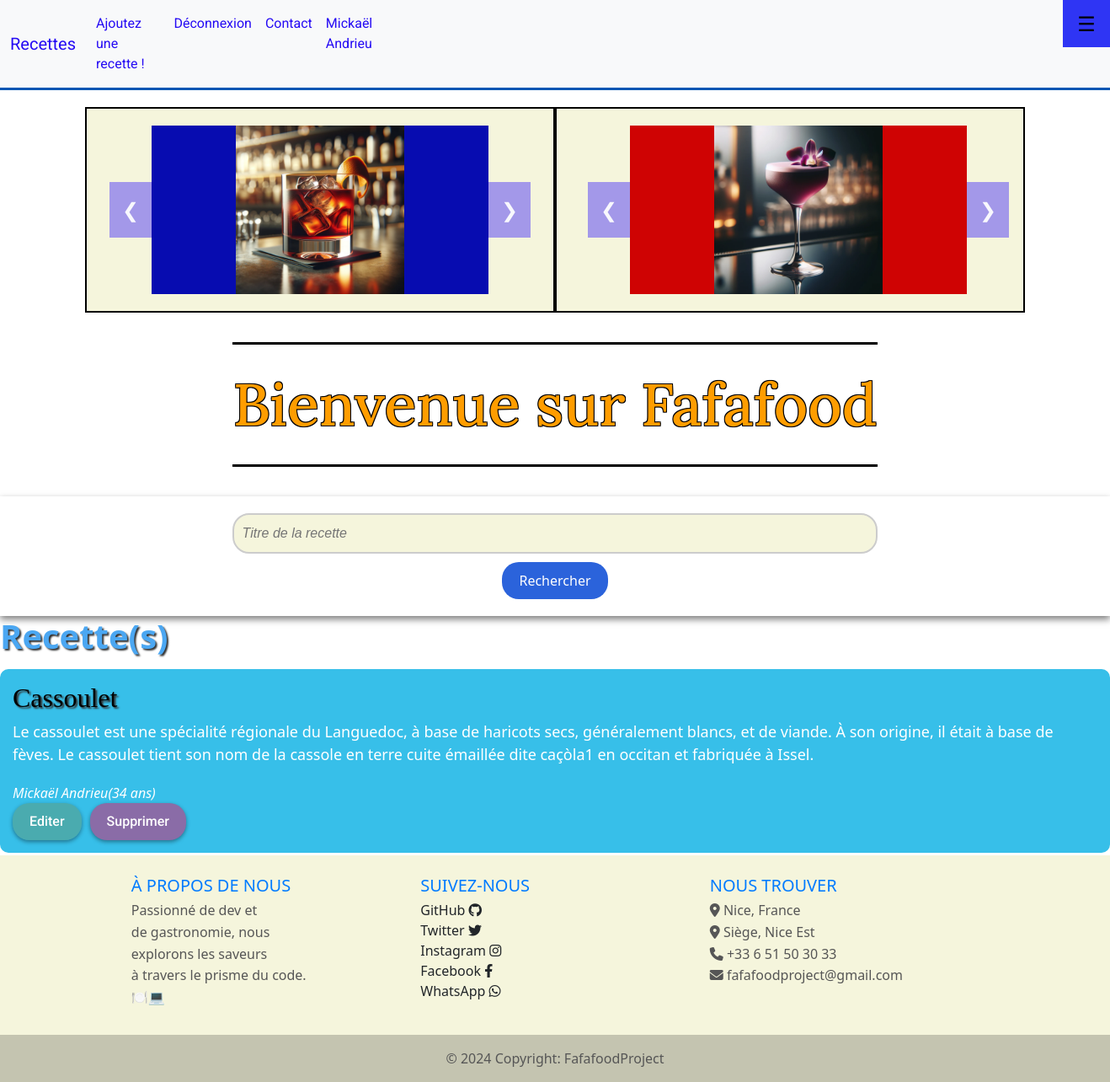
/View/Pages/Acceuil/index.php (signed in), run on the app's committed database.
### tables this page shows
CREATE TABLE IF NOT EXISTS `users` (
    `user_id` int(11) NOT NULL AUTO_INCREMENT,
    `full_name` varchar(64) NOT NULL,
    `email` varchar(255) NOT NULL,
    `password` varchar(255) NOT NULL,
    `age` INT NOT NULL,
    PRIMARY KEY (`user_id`)
    );

CREATE TABLE IF NOT EXISTS `recipes` (
    `recipe_id` int(11) NOT NULL AUTO_INCREMENT,
    `title` varchar(128) NOT NULL,
    `recipe` TEXT NOT NULL,
    `author` varchar(255) NOT NULL,
    `is_enabled` BOOLEAN NOT NULL,
    PRIMARY KEY (`recipe_id`)
    );

### Model/variables.php (called while the page is built)
<?php
$mysqlClient = new PDO(
    sprintf('mysql:host=%s;dbname=%s;port=%s;charset=utf8', MYSQL_HOST, MYSQL_NAME, MYSQL_PORT),
    MYSQL_USER,
    MYSQL_PASSWORD
);
$usersStatement = $mysqlClient->prepare('SELECT * FROM users');
$usersStatement->execute();
$users = $usersStatement->fetchAll();
$recipesStatement = $mysqlClient->prepare('SELECT * FROM recipes WHERE is_enabled is TRUE');
$recipesStatement->execute();
$recipes = $recipesStatement->fetchAll();

### Control/functions.php (called while the page is built, shortened)
<?php
require_once __DIR__ . '\..\Model\variables.php';
function displayAuthor(string $authorEmail, array $users): string
{
    foreach ($users as $user) {
        if ($authorEmail === $user['email']) {
            return $user['full_name'] . '(' . $user['age'] . ' ans)';
        }
    }
    return 'Auteur inconnu';
}
function displayUserfullname(string $authorEmail, array $users): string
{
    foreach ($users as $user) {
        if ($authorEmail === $user['email']) {
            return $user['full_name'];
        }
    }
    return 'Auteur inconnu';
}

### View/Pages/Acceuil/index.php (the view, shortened to what this page needs)
<?php
require_once __DIR__ . '\..\..\..\Model\variables.php';
require_once __DIR__ . '\..\..\..\Control\functions.php';
?>
<!DOCTYPE html>
<html lang="en">
<head>
    <link rel="stylesheet" href="\Fafafood\View\Pages\Acceuil\index.css">
</head>
<?php require_once __DIR__ . '\..\..\header\header_template.php'; ?>
<body class="corps <?php echo isset($_COOKIE['theme']) && $_COOKIE['theme'] === 'dark' ? 'dark-mode' : ''; ?>">
    <div class="container">
        <div class="slider-container left-slider">
            <?php include_once __DIR__ . '\..\..\Pages\Acceuil\slider_publicitaire\slider_plats\slider.php'; ?>
        </div>
        <div class="slider-container right-slider">
            <?php include_once __DIR__ . '\..\..\Pages\Acceuil\slider_publicitaire\slider_boissons\slider.php'; ?>
        </div>
    </div>
    <h1 class="bvn">Bienvenue sur Fafafood</h1>
    <div>
        <div class="search-container">
                <form method="GET" action="">
                    <input type="text" name="search" placeholder="Titre de la recette">
                    <button type="submit">Rechercher</button>
                </form>
            </div>
        <h1 class="recipes">Recette(s)</h1>
        <?php
        if (isset($_GET['search']) && !empty($_GET['search'])) {
            $search = $_GET['search'];
            $filteredRecipes = filterRecipesByTitle($recipes, $search);
            foreach ($filteredRecipes as $recipe) :
        ?>
            <article>
                <h3>
                    <a href="\Fafafood\View\Pages\Recettes\Lecture\recipes_read.php?id=<?php echo $recipe['recipe_id']; ?>">
                        <h2>
                            <?php echo $recipe['title']; ?>
                        </h2>
                    </a>
                </h3>
                <div class="description"><?php echo $recipe['recipe']; ?></div>
                <i><?php echo displayAuthor($recipe['author'], $users); ?></i>
                <?php if (isset($_SESSION['LOGGED_USER']) && $recipe['author'] === $_SESSION['LOGGED_USER']['email']):?>
                    <div class="button-group">
                        <a class="btn-edite" href="\Fafafood\View\Pages\Recettes\Mise_a_jour\recipes_update.php?id=<?php echo $recipe['recipe_id']; ?>">Editer</a>
                        <a class="btn-deletee" href="\Fafafood\View\Pages\Recettes\Suppression\recipes_delete.php?id=<?php echo $recipe['recipe_id']; ?>">Supprimer</a>
                    </div>
                <?php endif; ?>
            </article>
        <?php
            endforeach;
        } else {
            foreach ($recipes as $recipe) :
        ?>
            <article>
                <h3>
                    <a href="\Fafafood\View\Pages\Recettes\Lecture\recipes_read.php?id=<?php echo $recipe['recipe_id']; ?>">
                        <h2>
                            <?php echo $recipe['title']; ?>
                        </h2>
                    </a>
                </h3>
                <div class="description"><?php echo $recipe['recipe']; ?></div>
                <i><?php echo displayAuthor($recipe['author'], $users); ?></i>
                <?php if (isset($_SESSION['LOGGED_USER']) && $recipe['author'] === $_SESSION['LOGGED_USER']['email']):?>
                    <div class="button-group">
                        <a class="btn-edite" href="\Fafafood\View\Pages\Recettes\Mise_a_jour\recipes_update.php?id=<?php echo $recipe['recipe_id']; ?>">Editer</a>
                        <a class="btn-deletee" href="\Fafafood\View\Pages\Recettes\Suppression\recipes_delete.php?id=<?php echo $recipe['recipe_id']; ?>">Supprimer</a>
                    </div>
                <?php endif; ?>
            </article>
        <?php
            endforeach;
        }
        ?>
    </div>
</body>
<?php require_once '..\..\footer\footer_template.php'; ?>
</html>

### View/header/header_template.php (shortened to what this page needs)
<!DOCTYPE html>
<html lang="en">
<head>
    <link rel="stylesheet" href="https://cdn.jsdelivr.net/npm/bootstrap@5.0.2/dist/css/bootstrap.min.css">
    <link rel="stylesheet" href="https://cdnjs.cloudflare.com/ajax/libs/font-awesome/6.1.1/css/all.min.css">
    <link rel="stylesheet" href="/Fafafood/View/header/menu_hamburger/menu.css">
    <link rel="stylesheet" href="/Fafafood/View/header/header.css">
</head>
<body class="d-flex flex-column min-vh-100">
    <?php require_once __DIR__ . '/header.php'; ?>
</body>
</html>

### View/header/header.php (shortened to what this page needs)
<?php require_once __DIR__ . '/../../Model/variables.php'; ?>
<?php require_once __DIR__ . '/../../Control/functions.php'; ?>
<nav class="navbar navbar-expand-lg navbar-light bg-light">
    <div class="container-fluid">
        <a class="navbar-brand" href="/Fafafood/View/Pages/Acceuil/index.php">Recettes</a>
        <div class="collapse navbar-collapse" id="navbarSupportedContent">
            <ul class="navbar-nav me-auto mb-2 mb-lg-0">
                <?php if (isset($_SESSION['LOGGED_USER'])): ?>
                <?php $email = $_SESSION['LOGGED_USER']['email']; ?>
                <li class="nav-item"><a class="nav-link" href="/Fafafood/View/Pages/Recettes/Ajout/recipes_create.php">Ajoutez une recette !</a></li>
                <li class="nav-item"><a class="nav-link" href="/Fafafood/View/Pages/login/logout.php">Déconnexion</a></li>
                <li class="nav-item"><a class="nav-link" href="/Fafafood/View/Pages/contact/contact.php">Contact</a></li>
                <li class="nav-item"><a class="nav-link" href="/Fafafood/View/Pages/Profil/profil.php"><?php echo displayUserfullname($email, $users); ?></a></li>
                <?php endif; ?>
                <label class="switch">
                </label>
            </ul>
        </div>
    </div>
</nav>
<?php require_once __DIR__ . '/../header/menu_hamburger/menu.php'; ?>

### View/header/menu_hamburger/menu.php (shortened to what this page needs)
<header>
    <button class="hamburger-menu" onclick="toggleMenu()">☰</button>
</header>

### View/Pages/Acceuil/slider_publicitaire/slider_plats/slider.php (shortened to what this page needs)
<!DOCTYPE html>
<html lang="fr">
<head>
    <link rel="stylesheet" href="\Fafafood\View\Pages\Acceuil\slider_publicitaire\slider_plats\slider.css">
</head>
<body>
<div class="slider-plats">
    <div class="slides-plats">
        <div id="slide1-plats">
            <img src="\Fafafood\View\Pages\Acceuil\slider_publicitaire\slider_plats\images\image1.png" alt="Image 1">
        </div>
    </div>
    <button class="prev-plats" onclick="changeSlidePlats(-1)">&#10094;</button>
    <button class="next-plats" onclick="changeSlidePlats(1)">&#10095;</button>
</div>
</body>
</html>

### View/Pages/Acceuil/slider_publicitaire/slider_boissons/slider.php (shortened to what this page needs)
<!DOCTYPE html>
<html lang="fr">
<head>
    <link rel="stylesheet" href="\Fafafood\View\Pages\Acceuil\slider_publicitaire\slider_boissons\slider.css">
</head>
<body>
<div class="slider-boissons">
    <div class="slides-boissons">
        <div id="slide2-boissons">
            <img src="\Fafafood\View\Pages\Acceuil\slider_publicitaire\slider_boissons\images\image2.png" alt="Image 2">
        </div>
    </div>
    <button class="prev-boissons" onclick="changeSlideBoissons(-1)">&#10094;</button>
    <button class="next-boissons" onclick="changeSlideBoissons(1)">&#10095;</button>
</div>
</body>
</html>

### View/footer/footer_template.php (shortened to what this page needs)
<!DOCTYPE html>
<html lang="fr">
<head lang="en">
    <link href="https://cdn.jsdelivr.net/npm/bootstrap@5.0.2/dist/css/bootstrap.min.css" rel="stylesheet">
    <link href="https://cdnjs.cloudflare.com/ajax/libs/font-awesome/6.1.1/css/all.min.css" rel="stylesheet">
    <link rel="stylesheet" href="/Fafafood/View/footer/footer.css">
</head>
<body>
</body>
<?php include_once __DIR__ . '/footer.php'; ?>
</html>

### View/footer/footer.php
<footer class="bg-light text-center text-lg-start mt-auto">
    <div class="container p-4">
        <div class="row">
            <div class="col-lg-4 col-md-12 mb-4 mb-md-0 footer-about-us">
                <h5 class="text-uppercase about-title">À propos de nous</h5>
                <p class="about-text">
                     Passionné de dev et  <br>
                     de gastronomie, nous<br>
                     explorons les saveurs <br>
                     à travers le prisme du code. <br>🍽️💻
                </p>
            </div>
            <div class="col-lg-4 col-md-12 mb-4 mb-md-0 footer-follow-us">
                <h5 class="text-uppercase follow-title">Suivez-nous</h5>
                <div class="follow-text">
                    <a href="https://github.com/Hyudoro" class="text-dark">GitHub   <i class="fab fa-github"></i></a><br>
                    <a href="https://twitter.com/Hyudoro_" class="text-dark">Twitter   <i class="fab fa-twitter"></i></a><br>
                    <a href="https://instagram.com/Jhon_sgl" class="text-dark">Instagram  <i class="fab fa-instagram"></i></a><br>
                    <a href="https://www.youtube.com/watch?v=dQw4w9WgXcQ" class="text-dark">Facebook   <i class="fab fa-facebook-f"></i></a><br>
                    <a href="https://chat.whatsapp.com/E0lc0HD3qDgItKBEjEk5XV" class="text-dark">WhatsApp    <i class="fab fa-whatsapp"></i></a>
                </div>
            </div>
            <div class="col-lg-4 col-md-12 mb-4 mb-md-0 footer-find-us">
                <h5 class="text-uppercase find-title">Nous trouver</h5>
                <p class="find-text">
                    <i class="fas fa-map-marker-alt"></i> Nice, France<br>
                    <i class="fas fa-map-marker-alt"></i> Siège, Nice Est <br>
                    <i class="fas fa-phone"></i> +33 6 51 50 30 33 <br>
                    <i class="fas fa-envelope"></i> fafafoodproject@gmail.com
                </p>
            </div>
        </div>
    </div>
    <div class="text-center p-3" style="background-color: rgba(0, 0, 0, 0.2);">
        © 2024 Copyright: FafafoodProject
    </div>
</footer>

### View/Pages/Acceuil/index.css (style rules this page uses)
*, *::before, *::after { box-sizing: border-box; }
body { background-color: black; }
.bvn { color: #ff9d00; font-family: 'Lora', sans-serif; place-self: center; line-height: 1.6; font-size: 70px; box-shadow: none; text-shadow: -1px -1px 0 #000, 1px -1px 0 #000, -1px 1px 0 #000, 1px 1px 0 #000; padding: 15px 0; border-top: 3px solid #000; border-bottom: 3px solid #000; display: block; margin: 15px auto; text-align: center; width: fit-content; animation: fadeInOut 5s ease-in-out infinite; }
.description { font-size: 18px; margin-bottom: 20px; }
.container { max-width: 1200px; margin: auto; padding: 20px; text-decoration: none; }
h3 a { font-family: 'Roboto Slab', serif; font-weight: 800; color: #ff0000; color: inherit; margin-bottom: 15px; text-shadow: 2px 2px 2px #333; text-decoration: none; }
.recipes { font-weight: 700; color: #4ba7f2; margin-bottom: 15px; text-shadow: 2px 2px 2px #333; }
.button-group { display: flex; gap: 10px; }
.btn-edite, .btn-deletee { text-decoration: none; font-family: 'Roboto', sans-serif; font-weight: 500; padding: 10px 20px; border: none; cursor: pointer; transition: all 0.3s ease; border-radius: 20px; color: #ffffff; display: inline-block; box-shadow: 0 2px 5px rgba(0, 0, 0, 0.4); }
.btn-edite { background-color: #5d96717b; }
.btn-deletee { background-color: #8a6ca7; }
article { background-color: #37bfe9; border-radius: 10px; margin-bottom: 3px; padding: 15px; text-decoration: none; color:rgb(255, 255, 255); }
article h3 { color:rgb(0, 0, 0) }
.search-container { display: flex; justify-content: center; margin-top: 20px; padding: 20px; box-shadow: 0px 4px 8px rgba(0, 0, 0, 0.5); }
.search-container form { display: flex; flex-direction: column; align-items: center; width: 100%; }
.search-container form input[type="text"] { width: 60%; padding: 10px; margin-bottom: 10px; border: 2px solid #ccc; border-radius: 20px; font-family: 'Arial Rounded MT Bold', sans-serif; font-style: italic; background-color: beige; }
.search-container form button { padding: 10px 20px; border: none; border-radius: 20px; background-color: #2b63db; color: white; font-size: 16px; cursor: pointer; transition: background-color 0.3s ease; }

### View/header/menu_hamburger/menu.css (style rules this page uses)
.navbar { background-color:blueviolet; }
.hamburger-menu { cursor: pointer; font-size: 24px; border: none; background-color: rgb(47, 53, 244); position: fixed; top: 0; right: 0; width: 56px; height: 56px; padding: 10px; z-index: 1000; display: flex; justify-content: center; align-items: center; }

### View/header/header.css (style rules this page uses)
.navbar { background-color: #007bff; border-bottom: 3px solid #0056b3; }
.navbar-brand, .nav-link { color: #250af4 !important; transition: color 0.3s ease; font-family: 'Roboto', sans-serif; }
.switch { margin-left: 820px; position: relative; display: inline-block; width: 60px; height: 34px; }

### View/Pages/Acceuil/slider_publicitaire/slider_plats/slider.css (style rules this page uses)
.slider-plats { width: 100%; max-width: 400px; margin: 20px auto; overflow: visible; position: relative; background-color:rgb(7, 12, 176); }
.slider-container { display: flex; justify-content: center; position: relative; width: 50%; }
.left-slider { float: left; }
.slides-plats { position: relative; height: 200px; }
.slides-plats div { width: 100%; position: absolute; top: 0; left: 0; visibility: hidden; opacity: 0; animation-fill-mode: forwards; }
.slideIn-plats { animation-name: slideIn-plats; animation-duration: 1s; }
img { width: 100%; height: 100%; object-fit: contain; }
.prev-plats, .next-plats { cursor: pointer; position: absolute; top: 50%; transform: translateY(-50%); background-color: hwb(247 24% 4% / 0.5); color: #ffffffee; border: none; padding: 15px; font-size: 24px; z-index: 100; }
.prev-plats { left: -50px; }
.next-plats { right: -50px; }

### View/footer/footer.css (style rules this page uses)
.bg-light.text-center.text-lg-start.mt-auto { background-color: #000000; }
footer.bg-light { background-color: beige!important; color: #565656; font-family: 'Segoe UI', Tahoma, Geneva, Verdana, sans-serif; }
footer a.text-dark { color: #007bff; text-decoration: none; }
.container p { font-size: 16px; line-height: 1.6; }
.about-title, .follow-title, .find-title { color: #007bff; margin-bottom: 5px; }
.about-text, .follow-text, .find-text { margin-bottom: 0.5rem; }
footer .container { padding: 20px; max-width: 80%; margin: auto; }
.footer-about-us .about-title, .footer-about-us .about-text { padding-left: left; }
.footer-follow-us { padding-left: center; }
.footer-find-us { padding-right: right; }

### data on the page
users: full_name "Mickaël Andrieu"
recipes: title "Cassoulet", recipe "Le cassoulet est une spécialité régionale du Languedoc, à base de haricots secs, généralement blancs, et de viande. À son origine, il était à base de fèves. Le cassoulet tient son nom de la cassole en terre cuite émaillée dite caçòla1 en occitan et fabriquée à Issel.", author.age "Mickaël Andrieu(34 ans)"
